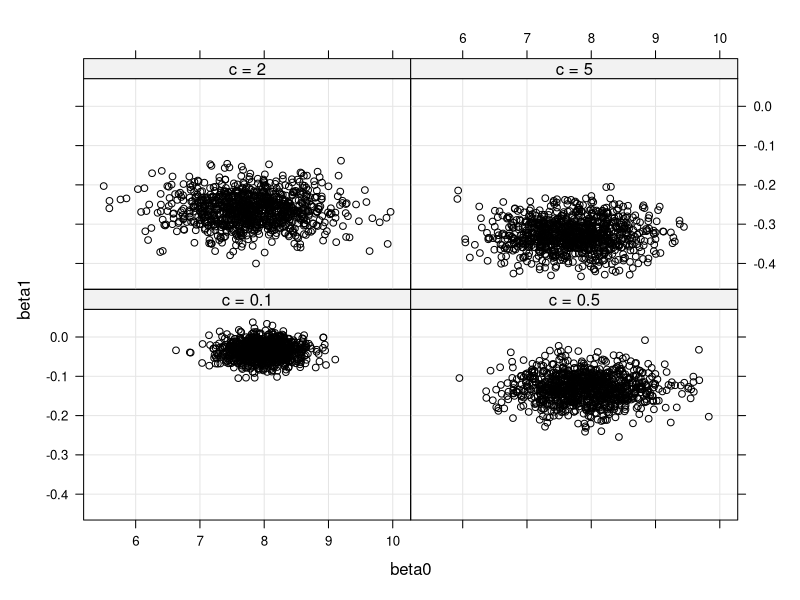

Source code (R):
##############################################
# Section 9.3 Modeling Using Zellner's g Prior
##############################################

library(LearnBayes)

# illustrating the role of the parameter c

data(puffin)
X=cbind(1, puffin$Distance - mean(puffin$Distance))
c.prior=c(0.1,0.5,5,2)
fit=vector("list",4)
for (j in 1:4)
{
  prior=list(b0=c(8,0), c0=c.prior[j])
  fit[[j]]=blinreg(puffin$Nest, X, 1000, prior)
}
BETA=NULL
for (j in 1:4)
  {
  s=data.frame(Prior=paste("c =",as.character(c.prior[j])),
         beta0=fit[[j]]$beta[,1],beta1=fit[[j]]$beta[,2])
  BETA=rbind(BETA,s)
  }

with(BETA,lattice::xyplot(beta1~beta0|Prior,type=c("p","g"),col="black"))

S=readline(prompt="Type  <Return>   to continue : ")

# model selection

data=list(y=puffin$Nest, X=cbind(1,puffin$Grass,puffin$Soil))
prior=list(b0=c(0,0,0), c0=100)
beta.start=with(puffin,lm(Nest~Grass+Soil)$coef)
laplace(reg.gprior.post,c(beta.start,0),list(data=data,prior=prior))$int

X=puffin[,-1]; y=puffin$Nest; c=100
bayes.model.selection(y,X,c,constant=FALSE)
